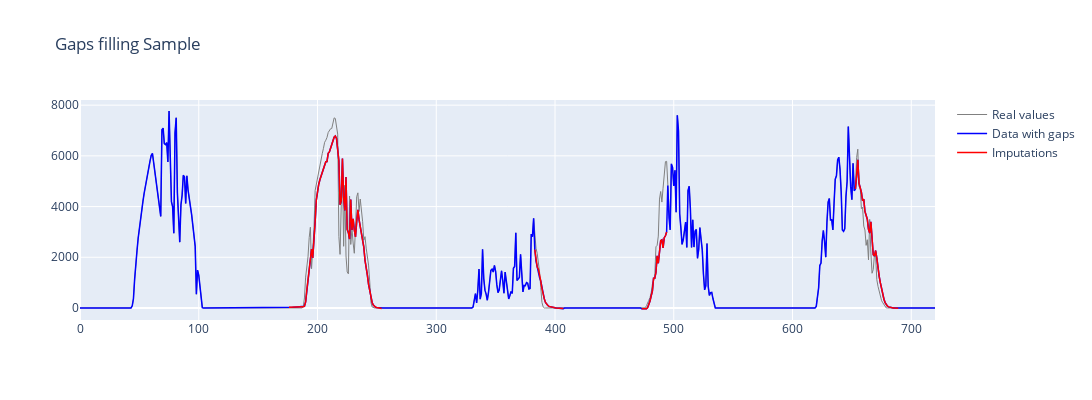
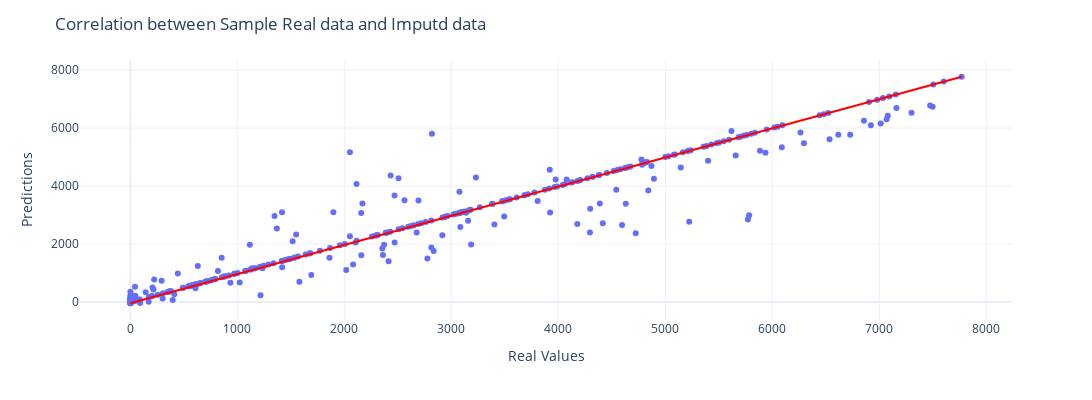

The notebook cell saved with these charts, in order:
### Code cell
sample = df_imputed.loc['2022-12-03 00:10:00':'2022-12-08 00:10:00'].copy(deep=True)
sample['P_DC_with_gaps'] = sample['P_DC'].copy(deep=True)
sample['Imputations'] = np.nan
sample.loc['2022-12-04 05:30:00':'2022-12-04 18:30:00', 'P_DC_with_gaps'] = np.nan
sample.loc['2022-12-05 16:00:00':'2022-12-05 20:00:00', 'P_DC_with_gaps'] = np.nan
sample.loc['2022-12-06 07:00:00':'2022-12-06 10:30:00', 'P_DC_with_gaps'] = np.nan
sample.loc['2022-12-07 13:00:00':'2022-12-07 19:00:00', 'P_DC_with_gaps'] = np.nan

gaps = find_gaps(sample['P_DC_with_gaps'])
best_model.eval()

# Impute remaining gaps
with torch.no_grad():
    for gap in gaps:
        for i in range(sample.loc[gap[0]:gap[1], 'P_DC_with_gaps'].shape[0]):
            window = sample.loc[sample.index < gap[0] + pd.Timedelta(minutes=i*10), 
                        ['GTI', 'GHI', 'DNI', 'DHI', 'Air_Temp', 'RH', 'P_DC_with_gaps']].tail(window_size).values
            window = scaler.fit_transform(window)
            window = torch.from_numpy(window).float().unsqueeze(0)
            forecast = best_model(window).cpu().numpy().item()
            sample.loc[gap[0] + pd.Timedelta(minutes=i*10), 'P_DC_with_gaps'] = inv_transform_outputs([forecast])[0]      
            sample.loc[gap[0] + pd.Timedelta(minutes=i*10), 'Imputations'] = inv_transform_outputs([forecast])[0] 

fig = go.Figure()
fig.add_scatter(y=sample['P_DC'], name='Real values', mode='lines', line=dict(color='gray', width=1))
fig.add_scatter(y=sample['P_DC_with_gaps'], name='Data with gaps', mode='lines', line=dict(color='blue', width=1.5))
fig.add_scatter(y=sample['Imputations'], name='Imputations', mode='lines', line=dict(color='red', width=1.5))
fig.update_layout(title="Gaps filling Sample", width=1200, height=400)
fig.show()

# Example real values and predictions (replace with your data)
real_values = sample['P_DC']
predictions = sample['P_DC_with_gaps']

# Create a scatter plot with real values on the x-axis and predictions on the y-axis
fig = px.scatter(x=real_values, y=predictions, labels={'x': 'Real Values', 'y': 'Predictions'})

# Add a diagonal line for reference
fig.add_shape(type='line', x0=min(real_values), y0=min(predictions), x1=max(real_values), y1=max(predictions),
              line=dict(color='red', width=2))

# Customize the layout
fig.update_layout(
    title='Correlation between Sample Real data and Imputd data',
    width=1100, height=400,
    xaxis_title='Real Values',
    yaxis_title='Predictions',
    template='plotly_white'
)

# Show the plot
fig.show()

### Figure 1 — Plotly figure (JSON) as saved in the notebook; plotly's stock layout.template omitted (floating-point values rounded to 4 significant figures; data arrays with more than 128 entries replaced by an {"elided": "..."} marker saying what was removed)
{"data": [{"line": {"color": "gray", "width": 1}, "mode": "lines", "name": "Real values", "type": "scatter", "y": {"elided": "721 float values"}}, {"line": {"color": "blue", "width": 1.5}, "mode": "lines", "name": "Data with gaps", "type": "scatter", "y": {"elided": "721 float values"}}, {"line": {"color": "red", "width": 1.5}, "mode": "lines", "name": "Imputations", "type": "scatter", "y": {"elided": "721 float values"}}], "layout": {"height": 400, "title": {"text": "Gaps filling Sample"}, "width": 1200, "xaxis": {"autorange": true, "range": [0, 720], "showspikes": false}, "yaxis": {"autorange": true, "range": [-474.3, 8203.0], "showspikes": false, "type": "linear"}}}

### Figure 2 — Plotly figure (JSON) as saved in the notebook; plotly's stock layout.template omitted (floating-point values rounded to 4 significant figures; data arrays with more than 128 entries replaced by an {"elided": "..."} marker saying what was removed)
{"data": [{"hovertemplate": "Real Values=%{x}<br>Predictions=%{y}<extra></extra>", "legendgroup": "", "marker": {"color": "#636efa", "symbol": "circle"}, "mode": "markers", "name": "", "orientation": "v", "showlegend": false, "type": "scatter", "x": {"elided": "721 float values"}, "xaxis": "x", "y": {"elided": "721 float values"}, "yaxis": "y"}], "layout": {"height": 400, "legend": {"tracegroupgap": 0}, "margin": {"t": 60}, "shapes": [{"line": {"color": "red", "width": 2}, "type": "line", "x0": 0, "x1": 7770.0, "y0": -40.42, "y1": 7770.0}], "title": {"text": "Correlation between Sample Real data and Imputd data"}, "width": 1100, "xaxis": {"anchor": "y", "autorange": true, "domain": [0, 1], "range": [-470.3, 8240.0], "title": {"text": "Real Values"}, "type": "linear"}, "yaxis": {"anchor": "x", "autorange": true, "domain": [0, 1], "range": [-618.0, 8347.0], "title": {"text": "Predictions"}, "type": "linear"}}}
